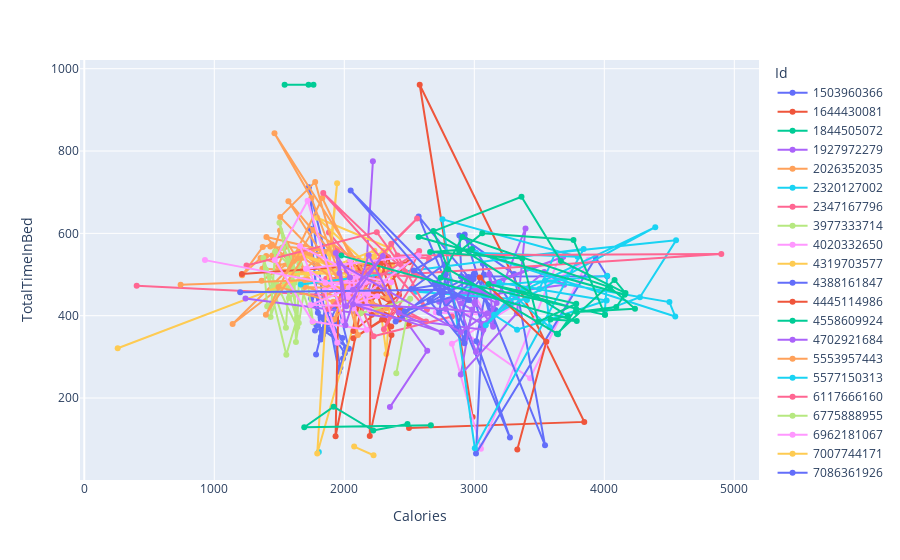

Notebook code cell kept with this figure:
### Code cell
# df_ecdf = df[df["Calories"].isin(["DOG","CAT"])]
meged_active_sleep_gp = meged_active_sleep.groupby(['Id','Day'])[['TotalTimeInBed', 'Calories']].size()
fig_ecdf = px.line(meged_active_sleep, x="Calories", y="TotalTimeInBed", color="Id", markers=True)
fig_ecdf

### Figure 1 — Plotly figure (JSON) as saved in the notebook; plotly's stock layout.template omitted (floating-point values rounded to 4 significant figures)
{"data": [{"hovertemplate": "Id=1503960366<br>Calories=%{x}<br>TotalTimeInBed=%{y}<extra></extra>", "legendgroup": "1503960366", "line": {"color": "#636efa", "dash": "solid"}, "marker": {"symbol": "circle"}, "mode": "markers+lines", "name": "1503960366", "orientation": "v", "showlegend": true, "type": "scatter", "x": [1985, 1797, 1745, 1863, 1728, 2035, 1786, 1775, 1949, 1788, 2013, 1970, 1898, 1837, 1947, 1820, 2004, 1990, 1959, 1896, 1821, 1740, 1819, 1859, 1783], "xaxis": "x", "y": [346, 407, 442, 367, 712, 320, 377, 364, 384, 449, 323, 274, 393, 354, 425, 396, 309, 296, 264, 367, 349, 611, 342, 403, 306], "yaxis": "y"}, {"hovertemplate": "Id=1644430081<br>Calories=%{x}<br>TotalTimeInBed=%{y}<extra></extra>", "legendgroup": "1644430081", "line": {"color": "#EF553B", "dash": "solid"}, "marker": {"symbol": "circle"}, "mode": "markers+lines", "name": "1644430081", "orientation": "v", "showlegend": true, "type": "scatter", "x": [2498, 3846, 2580, 2987], "xaxis": "x", "y": [127, 142, 961, 154], "yaxis": "y"}, {"hovertemplate": "Id=1844505072<br>Calories=%{x}<br>TotalTimeInBed=%{y}<extra></extra>", "legendgroup": "1844505072", "line": {"color": "#00cc96", "dash": "solid"}, "marker": {"symbol": "circle"}, "mode": "markers+lines", "name": "1844505072", "orientation": "v", "showlegend": true, "type": "scatter", "x": [1725, 1763, 1541], "xaxis": "x", "y": [961, 961, 961], "yaxis": "y"}, {"hovertemplate": "Id=1927972279<br>Calories=%{x}<br>TotalTimeInBed=%{y}<extra></extra>", "legendgroup": "1927972279", "line": {"color": "#ab63fa", "dash": "solid"}, "marker": {"symbol": "circle"}, "mode": "markers+lines", "name": "1927972279", "orientation": "v", "showlegend": true, "type": "scatter", "x": [2220, 2151, 2221, 2638, 2351], "xaxis": "x", "y": [775, 422, 499, 315, 178], "yaxis": "y"}, {"hovertemplate": "Id=2026352035<br>Calories=%{x}<br>TotalTimeInBed=%{y}<extra></extra>", "legendgroup": "2026352035", "line": {"color": "#FFA15A", "dash": "solid"}, "marker": {"symbol": "circle"}, "mode": "markers+lines", "name": "2026352035", "orientation": "v", "showlegend": true, "type": "scatter", "x": [1459, 1521, 1431, 1444, 1373, 1214, 1356, 1667, 1370, 1399, 1916, 1401, 1576, 1593, 1649, 1692, 1506, 1447, 1690, 1658, 1926, 1736, 1491, 1555, 1869, 1141, 1698, 1364], "xaxis": "x", "y": [546, 565, 568, 573, 567, 498, 540, 510, 514, 545, 554, 591, 531, 545, 545, 510, 607, 546, 543, 560, 485, 548, 521, 568, 556, 380, 553, 485], "yaxis": "y"}, {"hovertemplate": "Id=2320127002<br>Calories=%{x}<br>TotalTimeInBed=%{y}<extra></extra>", "legendgroup": "2320127002", "line": {"color": "#19d3f3", "dash": "solid"}, "marker": {"symbol": "circle"}, "mode": "markers+lines", "name": "2320127002", "orientation": "v", "showlegend": true, "type": "scatter", "x": [1804], "xaxis": "x", "y": [69], "yaxis": "y"}, {"hovertemplate": "Id=2347167796<br>Calories=%{x}<br>TotalTimeInBed=%{y}<extra></extra>", "legendgroup": "2347167796", "line": {"color": "#FF6692", "dash": "solid"}, "marker": {"symbol": "circle"}, "mode": "markers+lines", "name": "2347167796", "orientation": "v", "showlegend": true, "type": "scatter", "x": [2038, 2010, 2133, 1882, 1944, 2346, 2048, 1946, 2629, 2187, 2095, 1861, 2194, 1854, 403], "xaxis": "x", "y": [531, 489, 504, 602, 557, 514, 484, 461, 386, 459, 471, 490, 499, 450, 473], "yaxis": "y"}, {"hovertemplate": "Id=3977333714<br>Calories=%{x}<br>TotalTimeInBed=%{y}<extra></extra>", "legendgroup": "3977333714", "line": {"color": "#B6E880", "dash": "solid"}, "marker": {"symbol": "circle"}, "mode": "markers+lines", "name": "3977333714", "orientation": "v", "showlegend": true, "type": "scatter", "x": [1450, 1495, 1433, 1468, 1625, 1529, 1584, 1638, 1554, 1397, 1481, 1638, 1655, 1570, 1551, 1377, 1407, 1545, 1650, 1501, 1760, 1710, 1628, 1618, 1590, 1574, 1633, 1630], "xaxis": "x", "y": [469, 456, 397, 556, 510, 566, 522, 395, 305, 512, 476, 372, 526, 467, 371, 540, 423, 478, 382, 626, 384, 500, 336, 480, 512, 443, 456, 452], "yaxis": "y"}, {"hovertemplate": "Id=4020332650<br>Calories=%{x}<br>TotalTimeInBed=%{y}<extra></extra>", "legendgroup": "4020332650", "line": {"color": "#FF97FF", "dash": "solid"}, "marker": {"symbol": "circle"}, "mode": "markers+lines", "name": "4020332650", "orientation": "v", "showlegend": true, "type": "scatter", "x": [3654, 3051, 2828, 3879, 3429, 2704, 3089, 2926], "xaxis": "x", "y": [541, 77, 332, 536, 248, 408, 402, 494], "yaxis": "y"}, {"hovertemplate": "Id=4319703577<br>Calories=%{x}<br>TotalTimeInBed=%{y}<extra></extra>", "legendgroup": "4319703577", "line": {"color": "#FECB52", "dash": "solid"}, "marker": {"symbol": "circle"}, "mode": "markers+lines", "name": "4319703577", "orientation": "v", "showlegend": true, "type": "scatter", "x": [2302, 1985, 1884, 1632, 2200, 2220, 1792, 1886, 1945, 1880, 2314, 2236, 2324, 2367, 2175, 2092, 1593, 2270, 2235, 2266, 2158, 1792, 2345, 2260, 2232, 257], "xaxis": "x", "y": [557, 491, 522, 551, 498, 543, 65, 550, 722, 501, 506, 516, 307, 522, 546, 516, 500, 506, 512, 491, 530, 638, 565, 517, 558, 321], "yaxis": "y"}, {"hovertemplate": "Id=4388161847<br>Calories=%{x}<br>TotalTimeInBed=%{y}<extra></extra>", "legendgroup": "4388161847", "line": {"color": "#636efa", "dash": "solid"}, "marker": {"symbol": "circle"}, "mode": "markers+lines", "name": "4388161847", "orientation": "v", "showlegend": true, "type": "scatter", "x": [3066, 3073, 2572, 3274, 3015, 3083, 3069, 3544, 3306, 2885, 2929, 3074, 2969, 3283, 2926, 3147, 3162, 2899, 2899, 4022, 3934, 3013, 3061, 2954], "xaxis": "x", "y": [526, 448, 641, 104, 338, 451, 458, 85, 501, 595, 346, 500, 458, 430, 597, 376, 414, 495, 495, 496, 541, 65, 375, 494], "yaxis": "y"}, {"hovertemplate": "Id=4445114986<br>Calories=%{x}<br>TotalTimeInBed=%{y}<extra></extra>", "legendgroup": "4445114986", "line": {"color": "#EF553B", "dash": "solid"}, "marker": {"symbol": "circle"}, "mode": "markers+lines", "name": "4445114986", "orientation": "v", "showlegend": true, "type": "scatter", "x": [2113, 2095, 2194, 2496, 2180, 1933, 1954, 1974, 2150, 2432, 2070, 2291, 2361, 2203, 2196, 2363, 2246, 2336, 2421, 2070, 2120, 2211, 2123, 2423, 2281, 2181, 2499, 1212], "xaxis": "x", "y": [457, 406, 492, 379, 499, 107, 424, 462, 469, 417, 345, 391, 374, 442, 108, 353, 459, 542, 450, 363, 513, 402, 436, 391, 533, 426, 530, 501], "yaxis": "y"}, {"hovertemplate": "Id=4558609924<br>Calories=%{x}<br>TotalTimeInBed=%{y}<extra></extra>", "legendgroup": "4558609924", "line": {"color": "#00cc96", "dash": "solid"}, "marker": {"symbol": "circle"}, "mode": "markers+lines", "name": "4558609924", "orientation": "v", "showlegend": true, "type": "scatter", "x": [2486, 2223, 1918, 1692, 2666], "xaxis": "x", "y": [137, 121, 179, 129, 134], "yaxis": "y"}, {"hovertemplate": "Id=4702921684<br>Calories=%{x}<br>TotalTimeInBed=%{y}<extra></extra>", "legendgroup": "4702921684", "line": {"color": "#ab63fa", "dash": "solid"}, "marker": {"symbol": "circle"}, "mode": "markers+lines", "name": "4702921684", "orientation": "v", "showlegend": true, "type": "scatter", "x": [2947, 2898, 2984, 2896, 3328, 3394, 3013, 2812, 3061, 2729, 3691, 3538, 3064, 2784, 2908, 3033, 3165, 3115, 3145, 3004, 3006, 2859, 3683, 3683, 2990, 3172, 3069, 1240], "xaxis": "x", "y": [439, 430, 415, 257, 406, 612, 312, 487, 468, 434, 475, 506, 380, 429, 449, 461, 447, 501, 373, 434, 428, 449, 543, 543, 458, 431, 366, 442], "yaxis": "y"}, {"hovertemplate": "Id=5553957443<br>Calories=%{x}<br>TotalTimeInBed=%{y}<extra></extra>", "legendgroup": "5553957443", "line": {"color": "#FFA15A", "dash": "solid"}, "marker": {"symbol": "circle"}, "mode": "markers+lines", "name": "5553957443", "orientation": "v", "showlegend": true, "type": "scatter", "x": [2026, 1718, 2324, 2254, 1831, 1397, 1683, 2284, 1570, 2066, 2105, 1776, 1507, 2033, 2093, 1922, 1999, 2169, 1463, 1747, 1996, 2116, 1698, 2156, 1916, 1494, 1762, 2272, 2335, 1693, 741], "xaxis": "x", "y": [464, 488, 418, 409, 686, 402, 541, 410, 678, 431, 353, 725, 640, 468, 453, 391, 457, 495, 843, 686, 471, 429, 470, 464, 434, 470, 608, 494, 443, 486, 475], "yaxis": "y"}, {"hovertemplate": "Id=5577150313<br>Calories=%{x}<br>TotalTimeInBed=%{y}<extra></extra>", "legendgroup": "5577150313", "line": {"color": "#19d3f3", "dash": "solid"}, "marker": {"symbol": "circle"}, "mode": "markers+lines", "name": "5577150313", "orientation": "v", "showlegend": true, "type": "scatter", "x": [3405, 2551, 4022, 4005, 4274, 4552, 3625, 3501, 3192, 4018, 3329, 3152, 4392, 3374, 3088, 3294, 3580, 3544, 4501, 4546, 3014, 3795, 2755, 3004, 3841, 1665], "xaxis": "x", "y": [438, 458, 497, 413, 445, 583, 553, 465, 480, 437, 366, 402, 615, 461, 377, 452, 372, 485, 433, 398, 553, 543, 634, 78, 562, 476], "yaxis": "y"}, {"hovertemplate": "Id=6117666160<br>Calories=%{x}<br>TotalTimeInBed=%{y}<extra></extra>", "legendgroup": "6117666160", "line": {"color": "#FF6692", "dash": "solid"}, "marker": {"symbol": "circle"}, "mode": "markers+lines", "name": "6117666160", "orientation": "v", "showlegend": true, "type": "scatter", "x": [2828, 2225, 2018, 2606, 2536, 4900, 2409, 2651, 2305, 2576, 1879, 2560, 2361, 2636, 1838, 2469, 2250, 1248], "xaxis": "x", "y": [398, 350, 510, 492, 502, 550, 546, 539, 367, 557, 416, 636, 575, 415, 698, 507, 603, 522], "yaxis": "y"}, {"hovertemplate": "Id=6775888955<br>Calories=%{x}<br>TotalTimeInBed=%{y}<extra></extra>", "legendgroup": "6775888955", "line": {"color": "#B6E880", "dash": "solid"}, "marker": {"symbol": "circle"}, "mode": "markers+lines", "name": "6775888955", "orientation": "v", "showlegend": true, "type": "scatter", "x": [2400, 2507, 2127], "xaxis": "x", "y": [260, 441, 406], "yaxis": "y"}, {"hovertemplate": "Id=6962181067<br>Calories=%{x}<br>TotalTimeInBed=%{y}<extra></extra>", "legendgroup": "6962181067", "line": {"color": "#FF97FF", "dash": "solid"}, "marker": {"symbol": "circle"}, "mode": "markers+lines", "name": "6962181067", "orientation": "v", "showlegend": true, "type": "scatter", "x": [1994, 1718, 1466, 1756, 2173, 2027, 2039, 2046, 2174, 2179, 2086, 2571, 1705, 2194, 2012, 2034, 2182, 2254, 2002, 1740, 2162, 2072, 2086, 2066, 1850, 1947, 1659, 2105, 2361, 1855, 928], "xaxis": "x", "y": [387, 679, 535, 386, 366, 446, 458, 535, 424, 457, 435, 546, 514, 415, 446, 467, 453, 447, 424, 426, 482, 418, 455, 491, 462, 334, 569, 497, 481, 480, 535], "yaxis": "y"}, {"hovertemplate": "Id=7007744171<br>Calories=%{x}<br>TotalTimeInBed=%{y}<extra></extra>", "legendgroup": "7007744171", "line": {"color": "#FECB52", "dash": "solid"}, "marker": {"symbol": "circle"}, "mode": "markers+lines", "name": "7007744171", "orientation": "v", "showlegend": true, "type": "scatter", "x": [2076, 2225], "xaxis": "x", "y": [82, 61], "yaxis": "y"}, {"hovertemplate": "Id=7086361926<br>Calories=%{x}<br>TotalTimeInBed=%{y}<extra></extra>", "legendgroup": "7086361926", "line": {"color": "#636efa", "dash": "solid"}, "marker": {"symbol": "circle"}, "mode": "markers+lines", "name": "7086361926", "orientation": "v", "showlegend": true, "type": "scatter", "x": [2772, 2516, 2734, 2395, 2944, 2997, 2463, 2846, 2049, 2752, 2781, 2693, 2862, 2995, 2730, 2754, 2754, 2655, 2924, 2739, 2534, 2960, 2735, 1199], "xaxis": "x", "y": [525, 465, 476, 386, 483, 502, 411, 448, 704, 447, 500, 479, 367, 489, 407, 459, 461, 436, 333, 548, 510, 438, 463, 457], "yaxis": "y"}, {"hovertemplate": "Id=8053475328<br>Calories=%{x}<br>TotalTimeInBed=%{y}<extra></extra>", "legendgroup": "8053475328", "line": {"color": "#EF553B", "dash": "solid"}, "marker": {"symbol": "circle"}, "mode": "markers+lines", "name": "8053475328", "orientation": "v", "showlegend": true, "type": "scatter", "x": [3043, 3554, 3331], "xaxis": "x", "y": [493, 337, 75], "yaxis": "y"}, {"hovertemplate": "Id=8378563200<br>Calories=%{x}<br>TotalTimeInBed=%{y}<extra></extra>", "legendgroup": "8378563200", "line": {"color": "#00cc96", "dash": "solid"}, "marker": {"symbol": "circle"}, "mode": "markers+lines", "name": "8378563200", "orientation": "v", "showlegend": true, "type": "scatter", "x": [3635, 4079, 4163, 3666, 3363, 2572, 4157, 4092, 3787, 4236, 4044, 2908, 2741, 4005, 4005, 3763, 3061, 2884, 2982, 2660, 3369, 3491, 3784, 3110, 3783, 3644, 2799, 2685, 3721, 3586, 3788, 1976], "xaxis": "x", "y": [356, 487, 455, 533, 689, 591, 451, 421, 409, 417, 469, 591, 492, 402, 402, 584, 600, 556, 562, 555, 539, 385, 429, 477, 417, 355, 513, 606, 399, 391, 387, 546], "yaxis": "y"}, {"hovertemplate": "Id=8792009665<br>Calories=%{x}<br>TotalTimeInBed=%{y}<extra></extra>", "legendgroup": "8792009665", "line": {"color": "#ab63fa", "dash": "solid"}, "marker": {"symbol": "circle"}, "mode": "markers+lines", "name": "8792009665", "orientation": "v", "showlegend": true, "type": "scatter", "x": [2044, 1934, 1963, 2009, 2188, 2419, 2748, 2067, 2780, 3101, 2896, 1962, 2015, 2297, 2067], "xaxis": "x", "y": [493, 552, 503, 377, 547, 407, 360, 428, 416, 406, 360, 527, 423, 545, 463], "yaxis": "y"}], "layout": {"legend": {"title": {"text": "Id"}, "tracegroupgap": 0}, "margin": {"t": 60}, "xaxis": {"anchor": "y", "domain": [0, 1], "title": {"text": "Calories"}}, "yaxis": {"anchor": "x", "domain": [0, 1], "title": {"text": "TotalTimeInBed"}}}}
